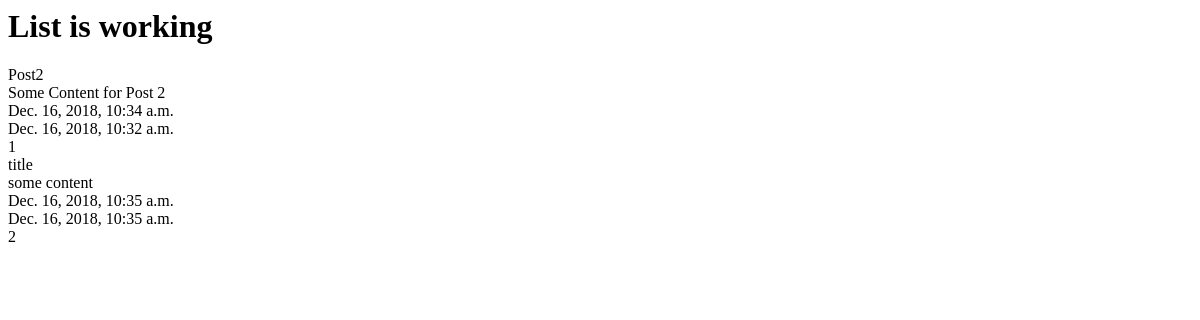
/posts/, run on an earlier commit of the app's database.
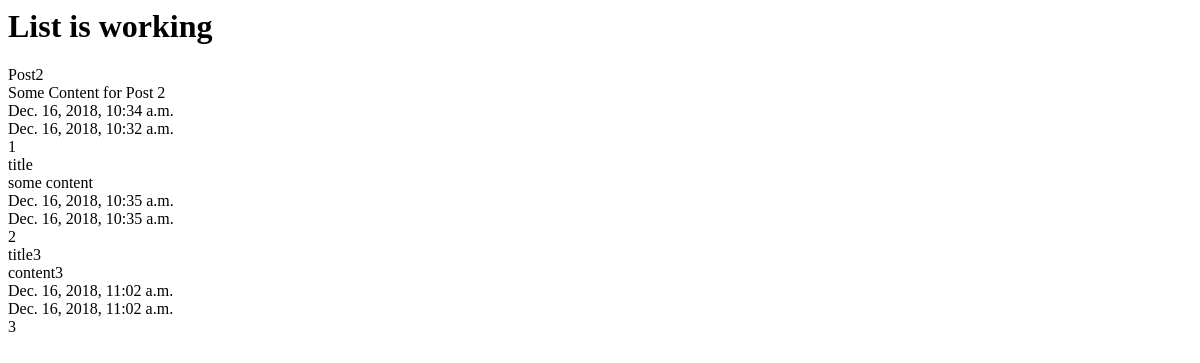
And on a later commit of the database.
### posts/models.py (models this page shows, shortened)
class Post(models.Model):
    title = models.CharField(max_length=120)
    content = models.TextField()
    updated = models.DateTimeField(auto_now=True, auto_now_add=False)
    timestamp = models.DateTimeField(auto_now=False, auto_now_add=True)

### posts/views.py (the view, shortened to what this page needs)
def posts_list(request):   #list items
    queryset = Post.objects.all()
    context = {
        "object_list" : queryset,
        "title" : "List"
    }
    return render(request, "index.html", context)

### templates/index.html
<html>
    <body>
        <h1>{{ title }} is working</h1>
        {% for obj in object_list %}
        {{ obj.title }}<br/>
        {{ obj.content }}<br/>
        {{ obj.updated }}<br/>
        {{ obj.timestamp }}<br/>
        {{ obj.id }}<br/>
        {% endfor %}
    </body>
</html>

What changed in the data, as far as the page shows it:
added Post: title "title3", content "content3", updated "Dec. 16, 2018, 11:02 a.m.", timestamp "Dec. 16, 2018, 11:02 a.m.", id "3"
